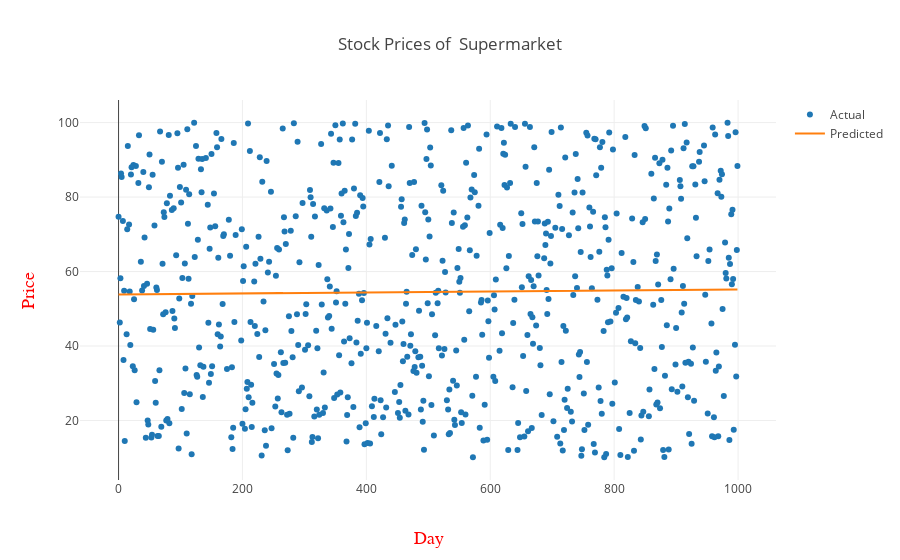

The cell this chart's notebook holds for it:
### Code cell
iplot(plot2)

### Figure 1 — Plotly figure (JSON) as saved in the notebook; plotly's stock layout.template omitted (floating-point values rounded to 4 significant figures; data arrays with more than 128 entries replaced by an {"elided": "..."} marker saying what was removed)
{"data": [{"mode": "markers", "name": "Actual", "type": "scatter", "uid": "27d19b62-ae65-4f78-948b-65103f2ac181", "x": {"elided": "700 int values"}, "y": {"elided": "700 float values"}}, {"mode": "lines", "name": "Predicted", "type": "scatter", "uid": "a62e1877-1fb2-4242-a1f7-f2b197f67707", "x": {"elided": "700 int values"}, "y": {"elided": "700 float values"}}], "layout": {"title": {"text": "Stock Prices of  Supermarket"}, "xaxis": {"title": {"font": {"color": "red", "family": "Courier New, monospace", "size": 18}, "text": "Day"}}, "yaxis": {"title": {"font": {"color": "red", "family": "Courier New, monospace", "size": 18}, "text": "Price"}}}}
